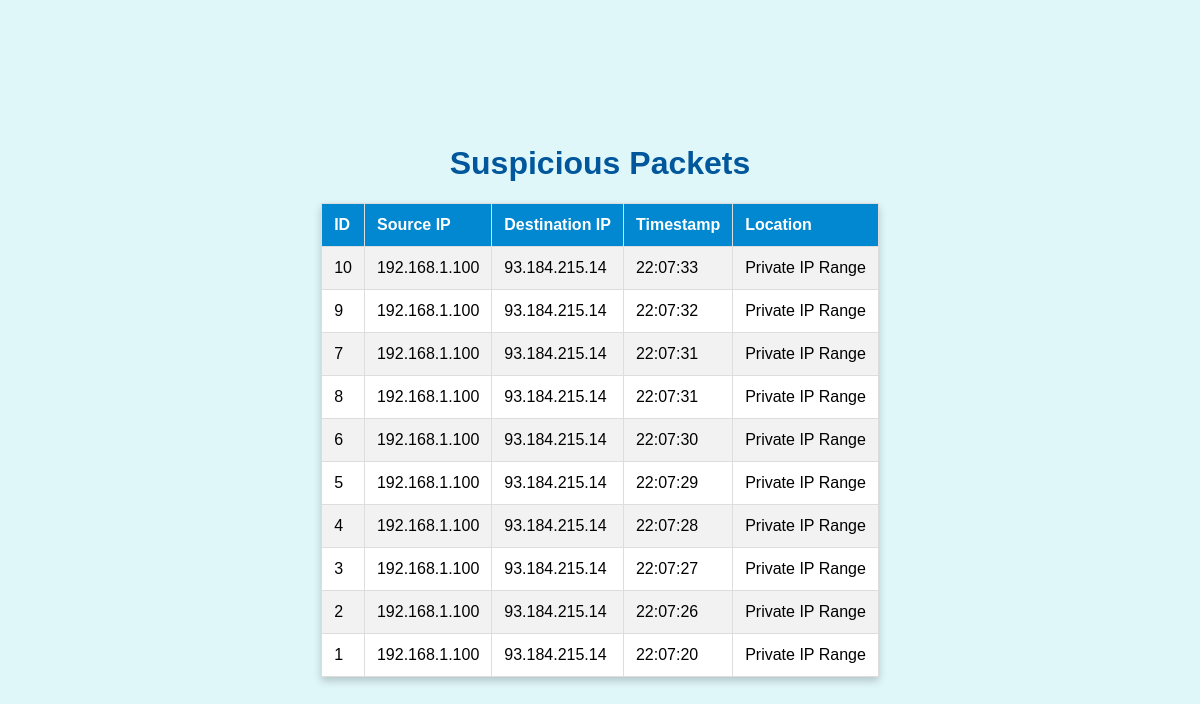
Before: / with the older database file.
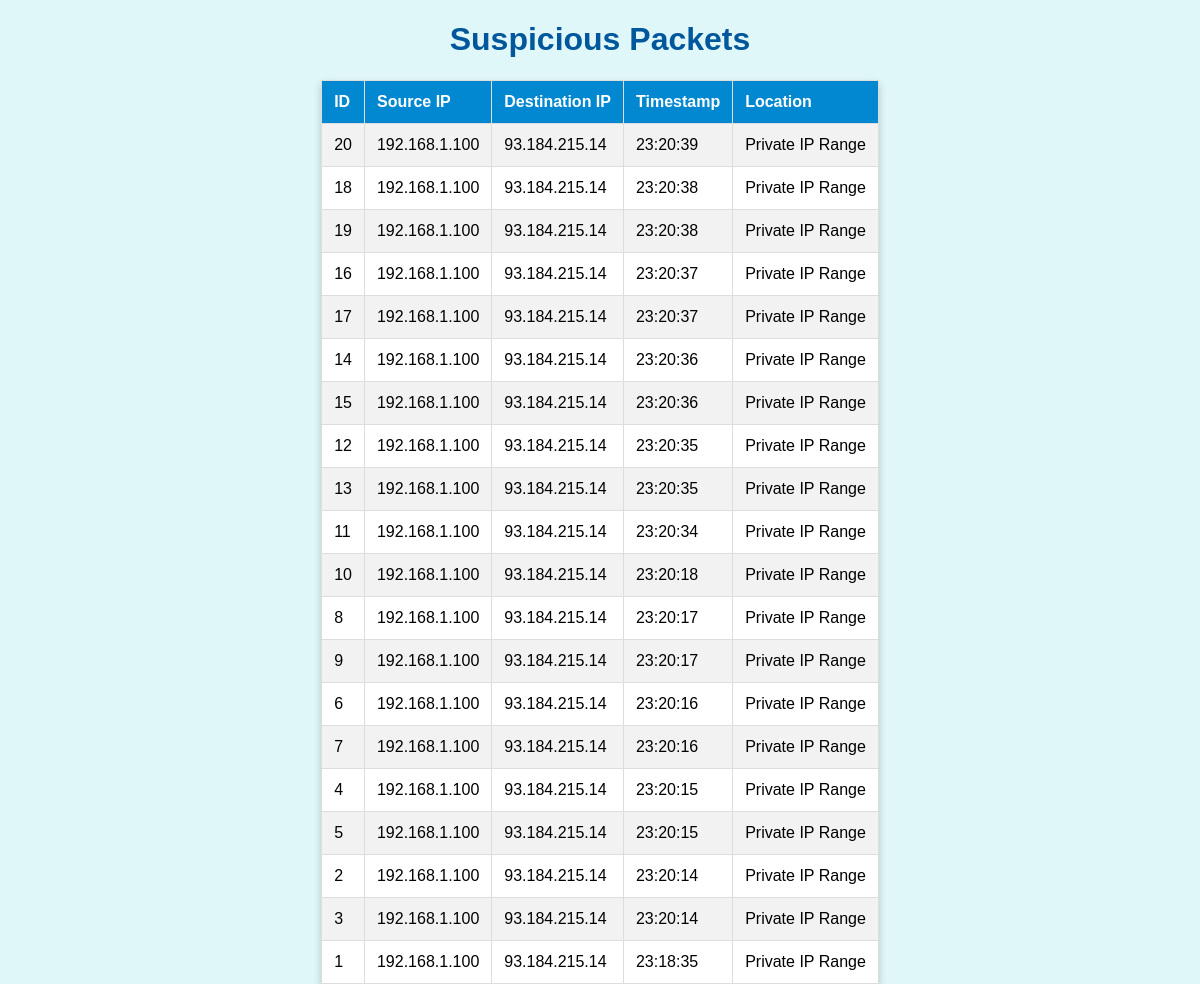
After: the same page with the newer database file.
### tables this page shows
CREATE TABLE suspicious_packets (
            id INTEGER PRIMARY KEY AUTOINCREMENT,
            src_ip TEXT,
            dest_ip TEXT,
            timestamp DATETIME
        );

### web_dashboard.py (the view)
@app.route('/')
def index():
    packets = get_packets()
    return render_template('index.html', packets=packets)

### geo_ip.py (called while the page is built)
def is_private_ip(ip):
    return ipaddress.ip_address(ip).is_private

### web_dashboard.py (called while the page is built)
def get_packets():
    conn = sqlite3.connect('network_monitor.db')
    c = conn.cursor()
    c.execute('SELECT * FROM suspicious_packets ORDER BY timestamp DESC')
    packets = c.fetchall()
    conn.close()
    packets_with_location = []
    for packet in packets:
        src_ip = packet[1]
        if is_private_ip(src_ip):
            location = "Private IP Range"
        else:
            geo_info = get_geo_location(src_ip)
            city = geo_info.get('city', 'N/A')
            country = geo_info.get('country', 'N/A')
            location = f"{city}, {country}"
        packets_with_location.append((*packet, location))
    print("Fetched packets:", packets_with_location)
    return packets_with_location

### templates/index.html (shortened to what this page needs)
<!doctype html>
<html>
<head>
</head>
<body>
    <div class="content">
        <h1>Suspicious Packets</h1>
        <table>
            <tr>
                <th>ID</th>
                <th>Source IP</th>
                <th>Destination IP</th>
                <th>Timestamp</th>
                <th>Location</th>
            </tr>
            {% for packet in packets %}
            <tr>
                <td>{{ packet[0] }}</td>
                <td>{{ packet[1] }}</td>
                <td>{{ packet[2] }}</td>
                <td>{{ packet[3] }}</td>
                <td>{{ packet[4] }}</td>
            </tr>
            {% endfor %}
        </table>
    </div>
</body>
</html>

### templates/index.html (style rules this page uses)
body { display: flex; justify-content: center; align-items: center; height: 100vh; margin: 0; background-color: #e0f7fa; font-family: "Comic Sans MS", cursive, sans-serif; }
.content { text-align: center; max-width: 800px; margin: auto; }
h1 { color: #01579b; font-size: 2em; }
table { width: 100%; border-collapse: collapse; background-color: #ffffff; box-shadow: 0 4px 8px rgba(0, 0, 0, 0.2); }
th, td { padding: 12px; text-align: left; border: 1px solid #ddd; }
th { background-color: #0288d1; color: white; }
tr:nth-child(even) { background-color: #f2f2f2; }

Changed rows visible on the page:
added suspicious_packets: id "20", src_ip "192.168.1.100", dest_ip "93.184.215.14", timestamp "23:20:39", packet "Private IP Range"
added suspicious_packets: id "18", src_ip "192.168.1.100", dest_ip "93.184.215.14", timestamp "23:20:38", packet "Private IP Range"
added suspicious_packets: id "19", src_ip "192.168.1.100", dest_ip "93.184.215.14", timestamp "23:20:38", packet "Private IP Range"
added suspicious_packets: id "16", src_ip "192.168.1.100", dest_ip "93.184.215.14", timestamp "23:20:37", packet "Private IP Range"
added suspicious_packets: id "17", src_ip "192.168.1.100", dest_ip "93.184.215.14", timestamp "23:20:37", packet "Private IP Range"
added suspicious_packets: id "14", src_ip "192.168.1.100", dest_ip "93.184.215.14", timestamp "23:20:36", packet "Private IP Range"
added suspicious_packets: id "15", src_ip "192.168.1.100", dest_ip "93.184.215.14", timestamp "23:20:36", packet "Private IP Range"
added suspicious_packets: id "12", src_ip "192.168.1.100", dest_ip "93.184.215.14", timestamp "23:20:35", packet "Private IP Range"
added suspicious_packets: id "13", src_ip "192.168.1.100", dest_ip "93.184.215.14", timestamp "23:20:35", packet "Private IP Range"
added suspicious_packets: id "11", src_ip "192.168.1.100", dest_ip "93.184.215.14", timestamp "23:20:34", packet "Private IP Range"
changed suspicious_packets id 10: timestamp "22:07:33" → "23:20:18"
changed suspicious_packets id 8: timestamp "22:07:31" → "23:20:17"; moves up the list
changed suspicious_packets id 9: timestamp "22:07:32" → "23:20:17"
changed suspicious_packets id 6: timestamp "22:07:30" → "23:20:16"; moves up the list
changed suspicious_packets id 7: timestamp "22:07:31" → "23:20:16"
changed suspicious_packets id 4: timestamp "22:07:28" → "23:20:15"; moves up the list
changed suspicious_packets id 5: timestamp "22:07:29" → "23:20:15"
changed suspicious_packets id 2: timestamp "22:07:26" → "23:20:14"; moves up the list
changed suspicious_packets id 3: timestamp "22:07:27" → "23:20:14"
changed suspicious_packets id 1: timestamp "22:07:20" → "23:18:35"
